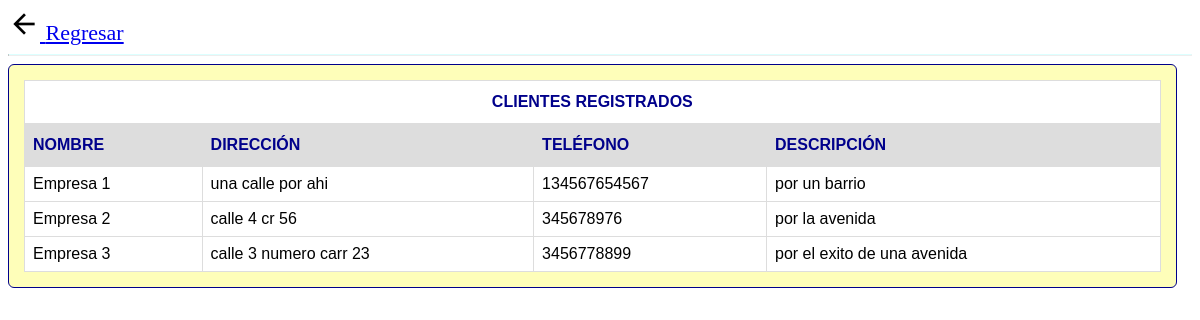
Page /aplicacion/clientes/ on the earlier database version.
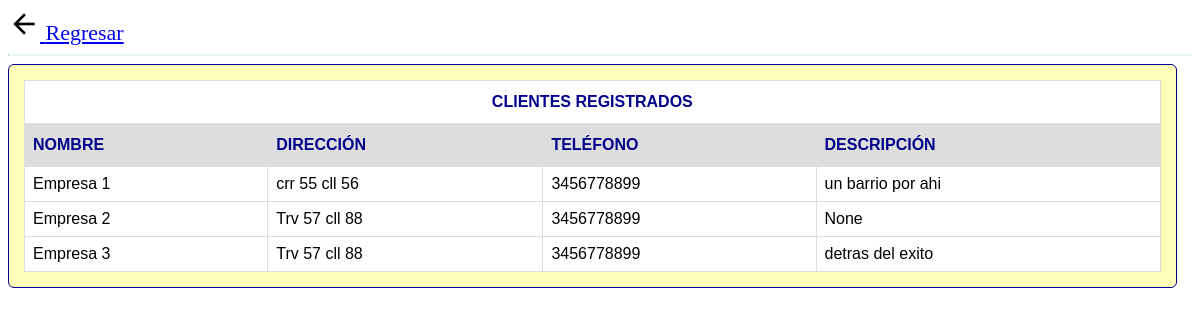
Same page on the later database version.
### aplicacion/models.py (models this page shows, shortened)
class cliente(models.Model):
    nit = models.CharField(max_length=30, null=False, blank=False, default='0')
    Nombre = models.CharField(max_length=50, null=False, blank=False)
    Direccion =models.CharField(max_length=50, null=False, blank=False)
    Telefono =models.CharField(max_length=50,  null=False, blank=False)
    Descripcion=models.CharField(max_length=100,  null=True, blank=True,default='.')

### aplicacion/views.py (the view)
# urls.py: path('clientes/', views.getclientes, name='getclientes'),
def getclientes(request):
    lista = cliente.objects.order_by('Nombre')
    ctx = {'clientes': lista}
    return render(request, "aplicacion/listadoClientes.html", ctx)

### aplicacion/templates/aplicacion/listadoClientes.html (shortened to what this page needs)
{% load static %}
<html>
<head><link rel="stylesheet" type="text/css" href="{% static 'aplicacion/css/tablas.css' %}">
</head>
</head>
<body><a href="/aplicacion">
<img src="{% static 'aplicacion/img/back.png' %}"/>
 Regresar </a>
<hr/>
<div>
{% if clientes %}
    <table id="clientes">
        <tr><th class="fusion" colspan="4">CLIENTES REGISTRADOS</th></tr>
        <tr>
            <th>NOMBRE</th>
            <th>DIRECCIÓN</th>
            <th>TELÉFONO</th>
            <th>DESCRIPCIÓN</th>
        </tr>
    {% for p in clientes %}
        <tr>
            <td>{{p.Nombre}}</td>
            <td>{{p.Direccion}}</td>
            <td>{{p.Telefono}}</td>
            <td>{{p.Descripcion}}</td></tr>
    {% endfor %}
    </table>
{% else %}
    <p>Error de programación</p>
{% endif %}
</div>
</body>
</html>

Differences in the rows shown:
changed cliente "Empresa 1": Direccion "una calle por ahi" → "crr 55 cll 56"; Telefono "134567654567" → "3456778899"; Descripcion "por un barrio" → "un barrio por ahi"
changed cliente "Empresa 2": Direccion "calle 4 cr 56" → "Trv 57 cll 88"; Telefono "345678976" → "3456778899"; Descripcion "por la avenida" → "None"
changed cliente "Empresa 3": Direccion "calle 3 numero carr 23" → "Trv 57 cll 88"; Descripcion "por el exito de una avenida" → "detras del exito"
